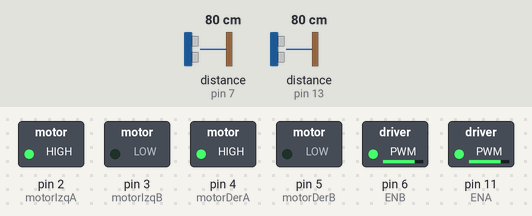
This sketch was run on a simulated Arduino Uno, built with avr-gcc and run on an emulated ATmega328P. Shown: switched loads named in the sketch (green lamp = pin HIGH). Dashed ring = blinking. The test bench sets the inputs (shaded band); at power-on: distance to the obstacle (sensors on pin 13, pin 7) 80 cm. The echo pulse lasts 58.3 µs per cm.

Above: at 1.2 s.
1.3 s: distance to the obstacle (sensor on pin 13) set to 34 cm
2.8 s: distance to the obstacle (sensor on pin 13) set to 28 cm
At 2.97 s:
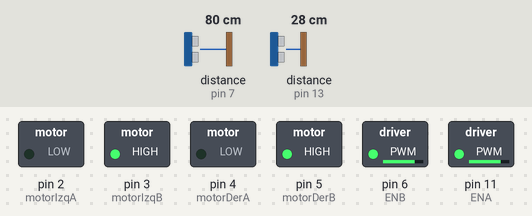
5.8 s: distance to the obstacle (sensor on pin 13) set to 35 cm
At 6.16 s:
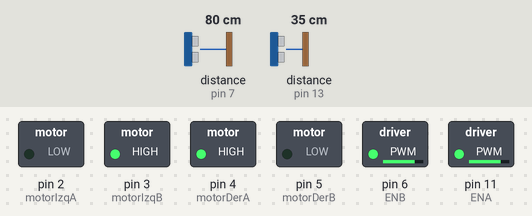
7.8 s: distance to the obstacle (sensor on pin 7) set to 44 cm
9.3 s: distance to the obstacle (sensor on pin 7) set to 37 cm
At 10.0 s:
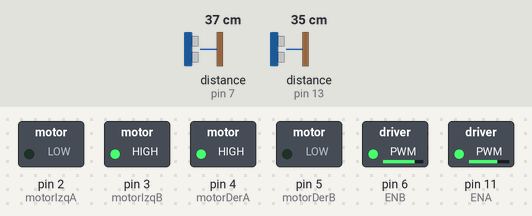
10.8 s: distance to the obstacle (sensor on pin 7) set to 2 cm
At 11.2 s:
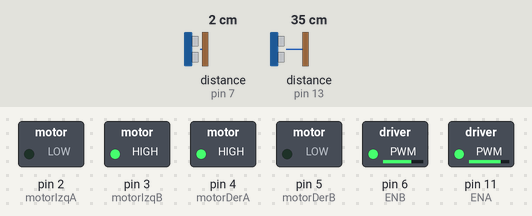
Timing chart, 0 to 13.3 s (numbered marks = the images above; inputs shaded):
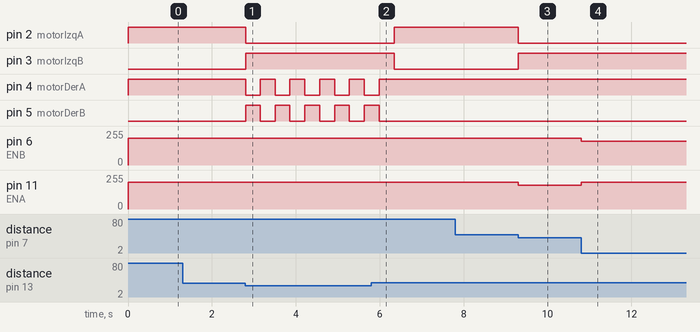

Measured:
- the behaviour switches between 31 and 30 cm on distance to the obstacle (sensor on pin 13) (found by bisection; images 0 and 1)
- after the input at 1.3 s, every drawn part: stays the same
- after the input at 2.8 s, pin 2 (motorIzqA): HIGH → LOW at once; pin 3 (motorIzqB): LOW → HIGH at once; pin 4 (motorDerA): alternates HIGH for 0.36 s and LOW for 0.35 s, starting at once; pin 5 (motorDerB): alternates HIGH for 0.35 s and LOW for 0.36 s, starting at once
- after the input at 5.8 s, pin 2 (motorIzqA): LOW → HIGH after 0.54 s; pin 3 (motorIzqB): HIGH → LOW after 0.54 s; pin 4 (motorDerA): goes on until 6.0 s, then stays HIGH; pin 5 (motorDerB): goes on until 6.0 s, then stays LOW
- after the input at 7.8 s, every drawn part: stays the same
- after the input at 9.3 s, pin 2 (motorIzqA): HIGH → LOW at once; pin 3 (motorIzqB): LOW → HIGH at once; pin 11 (ENA): 200/255 → 180/255 at once
- after the input at 10.8 s, pin 6 (ENB): 200/255 → 180/255 at once; pin 11 (ENA): 180/255 → 200/255 at once

The sketch:

Obstacle_Avoiding_Robot.ino
```cpp
#include <NewPing.h>

// Definición de pines físicos de los motores

#define motorIzqA 2
#define motorIzqB 3
#define motorDerA 4
#define motorDerB 5
#define ENA 11
#define ENB 6

int vel = 200;
int velsuave = 180;


//Definición de pines físicos de los sensores de ultrasonido

#define TriggerF 12
#define EchoF    13
#define TriggerL 8
#define EchoL    7
#define max_distance 500


int dmaxF = 30;
int dmaxL = 20;
NewPing sonarF(TriggerF, EchoF, max_distance);
NewPing sonarL(TriggerL, EchoL, max_distance);

// Funciones de dirección de movimiento y velocidad

void derechaa(){
  analogWrite(ENA, vel);
  analogWrite(ENB, vel);
  digitalWrite(motorIzqA, LOW);
  digitalWrite(motorIzqB, HIGH);
  digitalWrite(motorDerA, LOW);
  digitalWrite(motorDerB, HIGH);
}

void izquierdaa(){
  analogWrite(ENA, vel);
  analogWrite(ENB, vel);
  digitalWrite(motorIzqA, HIGH);
  digitalWrite(motorIzqB, LOW);
  digitalWrite(motorDerA, HIGH);
  digitalWrite(motorDerB, LOW);
}

void izquierda(){
  digitalWrite(motorIzqA, LOW);
  digitalWrite(motorIzqB, LOW);
  digitalWrite(motorDerA, HIGH);
  digitalWrite(motorDerB, LOW);
  analogWrite(ENA, vel);
  analogWrite(ENB, vel);
}

void derecha(){
  digitalWrite(motorIzqA, LOW);
  digitalWrite(motorIzqB, HIGH);
  digitalWrite(motorDerA, LOW);
  digitalWrite(motorDerB, LOW);
  analogWrite(ENA, vel);
  analogWrite(ENB, vel);
}

void go(){
  digitalWrite(motorIzqA, LOW);
  digitalWrite(motorIzqB, HIGH);
  digitalWrite(motorDerA, HIGH);
  digitalWrite(motorDerB, LOW);
  analogWrite(ENA, vel);
  analogWrite(ENB, vel);
}

void derechasuave(){
  digitalWrite(motorIzqA, LOW);
  digitalWrite(motorIzqB, HIGH);
  digitalWrite(motorDerA, HIGH);
  digitalWrite(motorDerB, LOW);
  analogWrite(ENA, vel);
  analogWrite(ENB, velsuave);
}

void izquierdasuave(){
  digitalWrite(motorIzqA, LOW);
  digitalWrite(motorIzqB, HIGH);
  digitalWrite(motorDerA, HIGH);
  digitalWrite(motorDerB, LOW);
  analogWrite(ENA, velsuave);
  analogWrite(ENB, vel);
}

void back(){
  digitalWrite(motorIzqA, HIGH);
  digitalWrite(motorIzqB, LOW);
  digitalWrite(motorDerA, LOW);
  digitalWrite(motorDerB, HIGH);
  analogWrite(ENA, vel);
  analogWrite(ENB, vel);
}

void stop(){
  digitalWrite(motorIzqA, LOW);
  digitalWrite(motorIzqB, LOW);
  digitalWrite(motorDerA, LOW);
  digitalWrite(motorDerB, LOW);
}


void setup() {
  Serial.begin(9600);
 // Configuración de pines de motores como salida
  pinMode(motorIzqA, OUTPUT);
  pinMode(motorIzqB, OUTPUT);
  pinMode(motorDerA, OUTPUT);
  pinMode(motorDerB, OUTPUT);
  pinMode(ENA,OUTPUT);
  pinMode(ENB,OUTPUT);
}

// Lógica de movimiento para esquivar obstáculos

void loop() {
  float dL = 0;
  float dF = 0;
  dL = sonarL.ping_cm();
  dF = sonarF.ping_cm();
  // dL = (0.0344 *sonarL.ping_median(5)*1/2);
  // dF =(0.0344 *sonarF.ping_median(5)*1/2);
  // Serial.print(dL);
  // Serial.print( "\t" );
  // Serial.print(dF);
  // Serial.print( "\t" );
  if(dF > dmaxF or dF == 0) {
    if(dL == 0 or dL > 40){
      izquierdaa();
      // Serial.println("anti_clock");
    }else{
      if(dL<10){
        derechasuave();
        // Serial.println("derechasuave");

      }else{
        if(10<=dL and dL<=15){
          go();
          // Serial.println("go");
        }else{
          izquierdasuave();
          // Serial.println("anti_slow");
        }
      }
    }
  }else{
    derechaa();
    // Serial.println("clock");
    delay(350);
    go();
    delay(350);
  }
}
```
